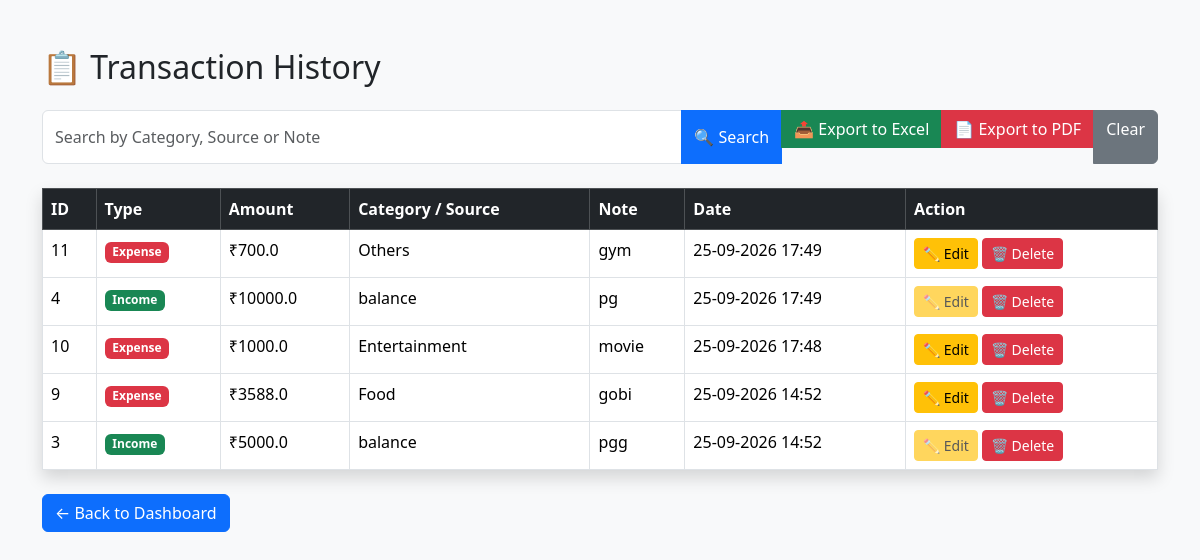
Screenshot of /history (signed in) with the database file from the repository.
### tables this page shows
CREATE TABLE expenses(
    id INTEGER PRIMARY KEY AUTOINCREMENT,
    amount REAL,
    category TEXT,
    note TEXT,
    date TEXT
, user_id INTEGER);

### app.py (the view)
@app.route("/history")
def history():
    search = request.args.get("search", "")
    user_id = session["user_id"]
    conn = get_db_connection()
    cursor = conn.cursor()
    if search:
        cursor.execute(
            """
            SELECT id, amount, category AS type_name, note, date,
            'Expense' AS transaction_type
            FROM expenses
            WHERE user_id=? AND (category LIKE ? OR note LIKE ?)

            UNION ALL

            SELECT id, amount, source AS type_name, note, date,
            'Income' AS transaction_type
            FROM income
            WHERE user_id=? AND (source LIKE ? OR note LIKE ?)

            ORDER BY date DESC
            """,
            (
                user_id,
                f"%{search}%",
                f"%{search}%",
                user_id,
                f"%{search}%",
                f"%{search}%"
            )
        )
    else:
        cursor.execute(
            """
            SELECT id, amount, category AS type_name, note, date,
            'Expense' AS transaction_type
            FROM expenses
            WHERE user_id=?

            UNION ALL

            SELECT id, amount, source AS type_name, note, date,
            'Income' AS transaction_type
            FROM income
            WHERE user_id=?

            ORDER BY date DESC
            """,
            (
                user_id,
                user_id
            )
        )
    transactions = cursor.fetchall()
    conn.close()
    return render_template(
        "history.html",
        transactions=transactions,
        search=search
    )

### app.py (called while the page is built)
def get_db_connection():
    db_path = os.path.join(os.path.dirname(__file__), "finance.db")
    print("Using database:", db_path)
    conn = sqlite3.connect(db_path)
    conn.row_factory = sqlite3.Row
    return conn

### templates/history.html (shortened to what this page needs)
<!DOCTYPE html>
<html lang="en">
<head>
    <link href="https://cdn.jsdelivr.net/npm/bootstrap@5.3.7/dist/css/bootstrap.min.css" rel="stylesheet">
</head>
<body class="bg-light">
<div class="container mt-5">
    <h2 class="mb-4">📋 Transaction History</h2>
    <form method="GET" action="/history" class="mb-4">
        <div class="input-group">
            <input
                type="text"
                name="search"
                class="form-control"
                placeholder="Search by Category, Source or Note"
                value="{{ search }}">
            <button type="submit" class="btn btn-primary">
                🔍 Search
            </button>
            <a href="/export_excel" class="btn btn-success mb-3">
               📤 Export to Excel
            </a>
            <a href="/export_pdf" class="btn btn-danger mb-3">
               📄 Export to PDF
            </a>
            <a href="/history" class="btn btn-secondary">
                Clear
            </a>
        </div>
    </form>
    <table class="table table-bordered table-hover shadow">
        <thead class="table-dark">
            <tr>
                <th>ID</th>
                <th>Type</th>
                <th>Amount</th>
                <th>Category / Source</th>
                <th>Note</th>
                <th>Date</th>
                <th>Action</th>
            </tr>
        </thead>
        <tbody>
        {% if transactions %}
            {% for row in transactions %}
            <tr>
                <td>{{ row["id"] }}</td>
                <td>
                    {% if row["transaction_type"] == "Expense" %}
                        <span class="badge bg-danger">Expense</span>
                    {% else %}
                        <span class="badge bg-success">Income</span>
                    {% endif %}
                </td>
                <td>₹{{ row["amount"] }}</td>
                <td>{{ row["type_name"] }}</td>
                <td>{{ row["note"] }}</td>
                <td>{{ row["date"] }}</td>
                <td>
                    {% if row["transaction_type"] == "Expense" %}
                    <a href="/edit/expense/{{ row['id'] }}"
                       class="btn btn-warning btn-sm">
                        ✏ Edit
                    </a>
                    {% else %}
                    <button class="btn btn-warning btn-sm" disabled>
                        ✏ Edit
                    </button>
                    {% endif %}
                    <a href="/delete/{{ row['transaction_type'] }}/{{ row['id'] }}"
                       class="btn btn-danger btn-sm"
                       onclick="return confirm('Delete this transaction?')">
                        🗑 Delete
                    </a>
                </td>
            </tr>
            {% endfor %}
        {% else %}
            <tr>
                <td colspan="7" class="text-center text-muted">
                    No transactions found.
                </td>
            </tr>
        {% endif %}
        </tbody>
    </table>
    <div class="mt-4">
        <a href="/dashboard" class="btn btn-primary">
            ← Back to Dashboard
        </a>
    </div>
</div>
</body>
</html>

### rows the page displays
expenses: id "11", shows "Expense", amount "700.0", type_name "Others", note "gym", date "25-09-2026 17:49"
expenses: id "10", shows "Expense", amount "1000.0", type_name "Entertainment", note "movie", date "25-09-2026 17:48"
expenses: id "9", shows "Expense", amount "3588.0", type_name "Food", note "gobi", date "25-09-2026 14:52"

### other values shown
{{ row["id"] }} "4" "3"
{{ row["amount"] }} "10000.0" "5000.0"
{{ row["type_name"] }} "balance" "balance"
{{ row["note"] }} "pg" "pgg"
{{ row["date"] }} "25-09-2026 17:49" "25-09-2026 14:52"
